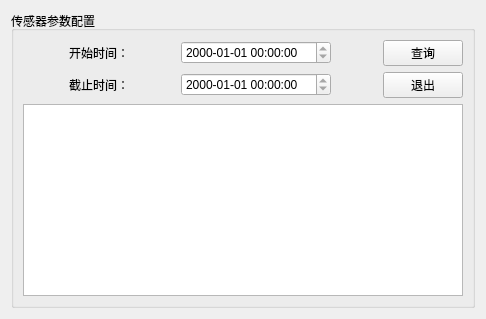
           <widget class="QWidget" name="page_8">
            <layout class="QGridLayout" name="gridLayout_9">
             <item row="0" column="1">
              <widget class="QGroupBox" name="groupBox_3">
               <property name="title">
                <string>传感器参数配置</string>
               </property>
               <layout class="QGridLayout" name="gridLayout_14">
                <item row="0" column="2">
                 <spacer name="horizontalSpacer_7">
                  <property name="orientation">
                   <enum>Qt::Horizontal</enum>
                  </property>
                  <property name="sizeHint" stdset="0">
                   <size>
                    <width>40</width>
                    <height>20</height>
                   </size>
                  </property>
                 </spacer>
                </item>
                <item row="0" column="1">
                 <widget class="QLabel" name="label">
                  <property name="text">
                   <string>开始时间：</string>
                  </property>
                 </widget>
                </item>
                <item row="1" column="3">
                 <widget class="QTimeEdit" name="timeEdit_2">
                  <property name="displayFormat">
                   <string>yyyy-MM-dd hh:mm:ss</string>
                  </property>
                 </widget>
                </item>
                <item row="1" column="1">
                 <widget class="QLabel" name="label_12">
                  <property name="text">
                   <string>截止时间：</string>
                  </property>
                 </widget>
                </item>
                <item row="0" column="0">
                 <spacer name="horizontalSpacer_6">
                  <property name="orientation">
                   <enum>Qt::Horizontal</enum>
                  </property>
                  <property name="sizeHint" stdset="0">
                   <size>
                    <width>40</width>
                    <height>20</height>
                   </size>
                  </property>
                 </spacer>
                </item>
                <item row="0" column="4">
                 <spacer name="horizontalSpacer_8">
                  <property name="orientation">
                   <enum>Qt::Horizontal</enum>
                  </property>
                  <property name="sizeHint" stdset="0">
                   <size>
                    <width>40</width>
                    <height>20</height>
                   </size>
                  </property>
                 </spacer>
                </item>
                <item row="0" column="3">
                 <widget class="QTimeEdit" name="timeEdit">
                  <property name="minimumSize">
                   <size>
                    <width>150</width>
                    <height>0</height>
                   </size>
                  </property>
                  <property name="displayFormat">
                   <string>yyyy-MM-dd hh:mm:ss</string>
                  </property>
                 </widget>
                </item>
                <item row="0" column="5">
                 <widget class="QPushButton" name="qBtn1">
                  <property name="text">
                   <string>查询</string>
                  </property>
                 </widget>
                </item>
                <item row="2" column="0" colspan="6">
                 <widget class="QTableView" name="tableView1"/>
                </item>
                <item row="1" column="5">
                 <widget class="QPushButton" name="pushButton_4">
                  <property name="text">
                   <string>退出</string>
                  </property>
                 </widget>
                </item>
               </layout>
              </widget>
             </item>
            </layout>
           </widget>
